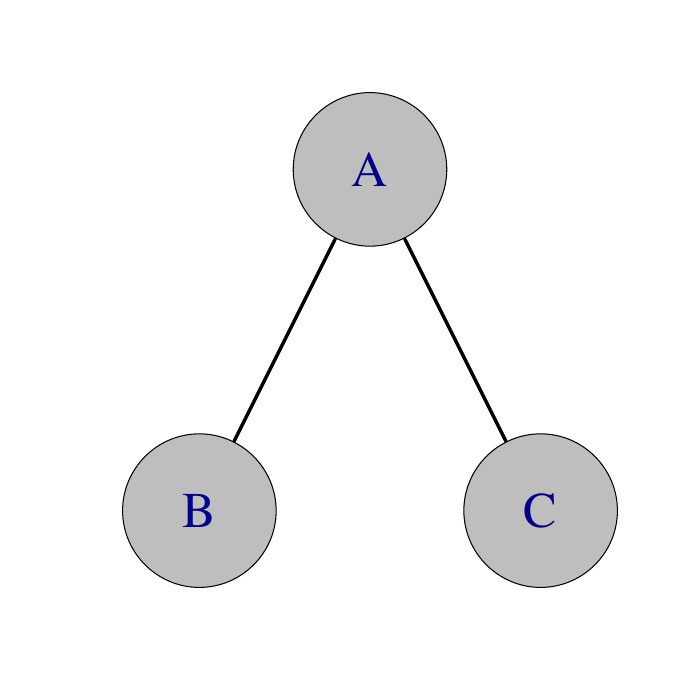

Reproduce this figure in R.

rm( list=ls() )
library(igraph)

 A <- matrix(0,3,3)
 A[1,2] <- A[2,1] <- 1
 A[1,3] <- A[3,1] <- 1
 g <- graph.adjacency(A)

 ll <- rbind( c(0,1), c( -1/2,0 ),  c(1/2,0) )


 pdf( file="3feed.pdf" )
 par( mgp=rep(1,3) )
 plot(g,  layout=ll, xlim=c(-1/2-.2,1/2+.2), ylim=c(-.2,1.2),
	edge.arrow.width=0, edge.width=3, vertex.label=c("A","B","C"),
	edge.color="black" , rescale=FALSE, vertex.color="grey",
	vertex.label.cex=3, vertex.size=45 )
 dev.off()
